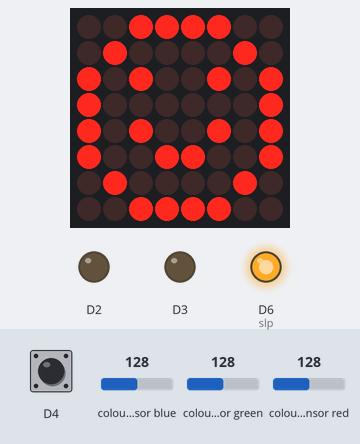
This sketch was run on a simulated Particle Photon. Shown: 8×8 LED matrix, output pins drawn as LEDs (lit = HIGH). Inputs (shaded band) come from the test bench; at power-on: colour sensor blue 128, colour sensor green 128, colour sensor red 128, D4 HIGH. What the sketch prints to the serial monitor is not drawn.

Above: at 1.7 s.
1.8 s: colour sensor blue set to 191
At 4.0 s:
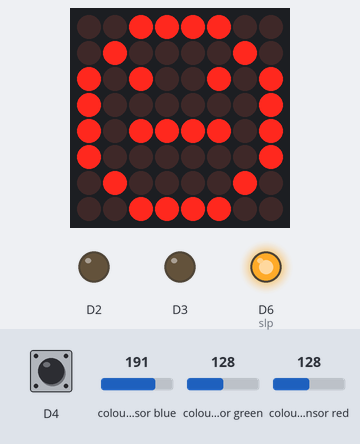
4.3 s: colour sensor green set to 250
At 6.0 s:
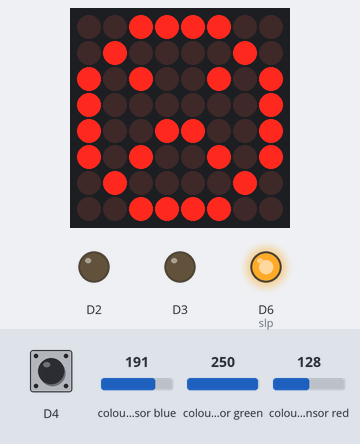
6.3 s: colour sensor green set to 5
At 8.1 s:
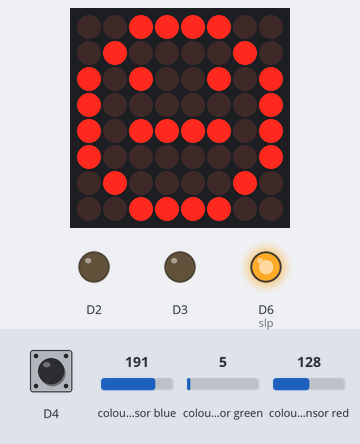
8.4 s: colour sensor red set to 188
10.1 s: colour sensor red set to 195
At 12.4 s:
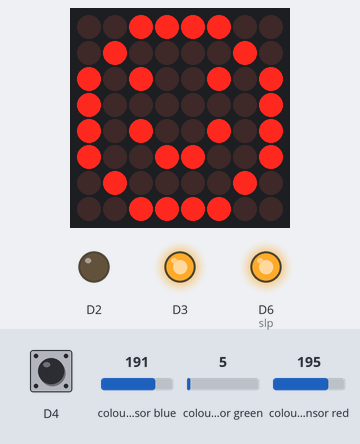
Timing chart, 0 to 13.6 s (numbered marks = the images above; inputs shaded):
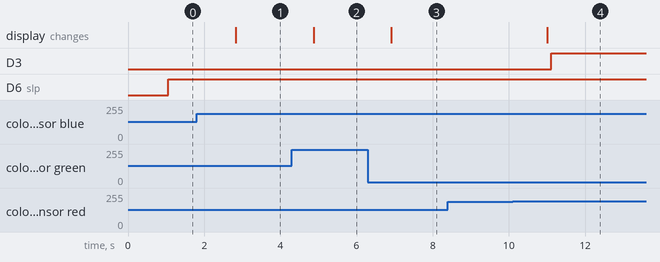

The sketch:

pet.ino
```cpp
SYSTEM_THREAD(ENABLED);

#include <Adafruit_LEDBackpack_RK.h>
#include <Adafruit_GFX_RK.h>
#include <Adafruit_APDS9960_Particle.h>

Adafruit_APDS9960 apds;

//motor

int motorValue = 0;

Adafruit_8x8matrix matrix = Adafruit_8x8matrix();

uint16_t r, g, b, c;
int R,G,B;

int prev = 0; //let's watch for rising and falling edge!!
int btnState = 0;
int flag = 1;

static const uint8_t PROGMEM
  smile_bmp[] =
  { B00111100,
    B01000010,
    B10100101,
    B10000001,
    B10100101,
    B10011001,
    B01000010,
    B00111100 },
  neutral_bmp[] =
  { B00111100,
    B01000010,
    B10100101,
    B10000001,
    B10111101,
    B10000001,
    B01000010,
    B00111100 },
  frown_bmp[] =
  { B00111100,
    B01000010,
    B10100101,
    B10000001,
    B10011001,
    B10100101,
    B01000010,
    B00111100 },
  rainy_bmp[] =
  { B11111111,
    B11111111,
    B11011011,
    B11111111,
    B11111111,
    B11000011,
    B10111101,
    B01111110};

Timer timer(1000, resetFlag);


//<----------------------------------SETUP------------------------------------------->

void setup() {

  Serial.begin(9600);
  waitUntil(Particle.connected);

  if(!apds.begin()){
    Serial.println("Helppppp we've failed to initialize! Please check my wiring :(");
  }
  else Serial.println("Device initialized!");

  pinMode(D5, INPUT); //apds

  matrix.begin(0x70); //start LED
  matrix.setBrightness(10);
  matrix.drawBitmap(0, 0, smile_bmp, 8, 8, LED_ON);
  matrix.writeDisplay();

  apds.enableColor(true);
  apds.enableGesture(true);


  pinMode (D3, OUTPUT);
  pinMode (D2, OUTPUT);

  pinMode (D6, OUTPUT); //slp

  pinMode(D7, INPUT); //button input

  Particle.variable("R", R); //setting uppercase as tracked so only btnpush rgb monitored
//   Particle.variable("G", G);
//   Particle.variable("B", B);

  Particle.function("sadWeather", weatherResponse); //register cloud function

  delay(500);
}

//<----------------------------------LOOOOOOP------------------------------------------->


void loop() {

  //wait for color data to be ready
  while(!apds.colorDataReady()){
    delay(5);
  }
  //get the data and print the different channels
  apds.getColorData(&r, &g, &b, &c);

  delay(500);

  motorValue = (r + g + b) ;
  analogWrite(D6, motorValue); //slp
  delay(30);

  pBehave();
  buttonTrigger();
  motorRun();
}

//<----------------------------------RESET FLAG------------------------------------------->


void resetFlag() {
  timer.stop();
  flag = 1;
 }

//<----------------------------------BUTTON TRIGGER------------------------------------------->


void buttonTrigger () {

  btnState = digitalRead(D4);

  if(prev == 1) {
    if (btnState == 0) {
      timer.start();
    }
  }

  if (prev == 0 ) {
    if (btnState == 1) {
      if (!timer.isActive()) { //before: if (timer > 1000)
        flag = 1;
      } else {
        flag = 0;
      }
      timer.stop();
    }
  }

  if (flag == 1) {
    if (btnState == 1) {
      Serial.print(flag);
      R = (int) r; //cast uint16_t to double
//       G = (int) g;
// 	  B = (int) b;
      flag = 0;
    }
  }
  prev = btnState;
}


//<----------------------------------BEHAVIOR------------------------------------------->

void pBehave() {
  if (r > g && r > b ) {
    matrix.clear();
    matrix.drawBitmap(0, 0, smile_bmp, 8, 8, LED_ON);
    matrix.writeDisplay();
    delay(100);

  }

  if (b > g && b > r) {
    matrix.clear();
    matrix.drawBitmap(0, 0, neutral_bmp, 8, 8, LED_ON);
    matrix.writeDisplay();
    delay(100);

  }

  if (g > r && g > b) {
    matrix.clear();
    matrix.drawBitmap(0, 0, frown_bmp, 8, 8, LED_ON);
    matrix.writeDisplay();
    delay(100);

  }
}

//<----------------------------------MOTOR------------------------------------------->
void motorRun() {
    if (r > g && r > b ) {
      digitalWrite(D3, HIGH);
      digitalWrite(D2, LOW);
    }
    // if (b > g && b > r) {
    //   digitalWrite(ain1, LOW);
    //   digitalWrite(ain2, HIGH);
    // }
    // while (g > r && g > b) {
    // }
}

//<----------------------------------IFTTT-TRIGGERED ACTION------------------------------------------->

int weatherResponse(String command) {
  matrix.clear();
  matrix.drawBitmap(0, 0, rainy_bmp, 8, 8, LED_ON);
  matrix.writeDisplay();
  delay(1000);
  return 1;
}
```

Measured:
- the behaviour switches between 191 and 192 on colour sensor red (found by bisection; images 3 and 4)
- after the input at 1.8 s, the display: changes after 1.0 s (image 1)
- after the input at 4.3 s, the display: changes after 0.57 s (image 2)
- after the input at 6.3 s, the display: changes after 0.62 s (image 3)
- after the input at 8.4 s, every drawn part: stays the same
- after the input at 10.1 s, D3: LOW → HIGH after 1.0 s; the display: changes after 0.91 s (image 4)
